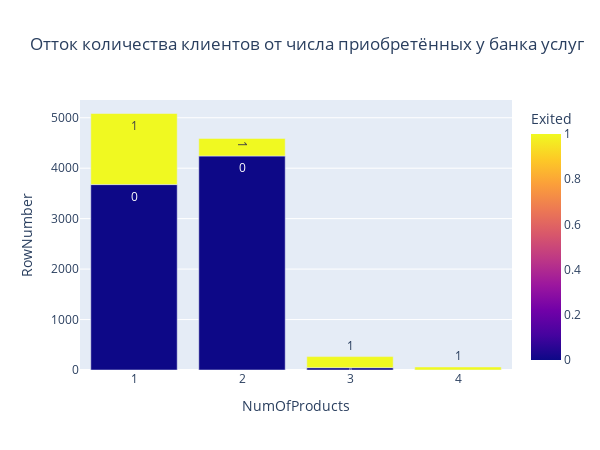

Notebook code for this chart:
### Markdown cell above
#### 9.7. 
Как отток клиентов зависит от числа приобретённых у банка услуг? Для ответа на этот вопрос постройте многоуровневую столбчатую диаграмму.

### Code cell
df=churn_data
df['count']=df['Exited']
df=df.groupby(by=['NumOfProducts', 'Exited'], as_index=False)['RowNumber'].count()
bar=px.bar(
    data_frame=df,
    x='NumOfProducts',
    y='RowNumber',
    color='Exited',
    width=600,
    height=450,
    title='Отток количества клиентов от числа приобретённых у банка услуг',
    text='Exited'
)
bar.show()

### Figure 1 — Plotly figure (JSON) as saved in the notebook; plotly's stock layout.template omitted (floating-point values rounded to 4 significant figures)
{"data": [{"alignmentgroup": "True", "hovertemplate": "NumOfProducts=%{x}<br>RowNumber=%{y}<br>Exited=%{marker.color}<extra></extra>", "legendgroup": "", "marker": {"color": [0, 1, 0, 1, 0, 1, 1], "coloraxis": "coloraxis", "pattern": {"shape": ""}}, "name": "", "offsetgroup": "", "orientation": "v", "showlegend": false, "text": [0, 1, 0, 1, 0, 1, 1], "textposition": "auto", "type": "bar", "x": [1, 1, 2, 2, 3, 3, 4], "xaxis": "x", "y": [3675, 1409, 4242, 348, 46, 220, 60], "yaxis": "y"}], "layout": {"barmode": "relative", "coloraxis": {"colorbar": {"title": {"text": "Exited"}}, "colorscale": [[0, "#0d0887"], [0.1111, "#46039f"], [0.2222, "#7201a8"], [0.3333, "#9c179e"], [0.4444, "#bd3786"], [0.5556, "#d8576b"], [0.6667, "#ed7953"], [0.7778, "#fb9f3a"], [0.8889, "#fdca26"], [1, "#f0f921"]]}, "height": 450, "legend": {"tracegroupgap": 0}, "title": {"text": "Отток количества клиентов от числа приобретённых у банка услуг"}, "width": 600, "xaxis": {"anchor": "y", "domain": [0, 1], "title": {"text": "NumOfProducts"}}, "yaxis": {"anchor": "x", "domain": [0, 1], "title": {"text": "RowNumber"}}}}
